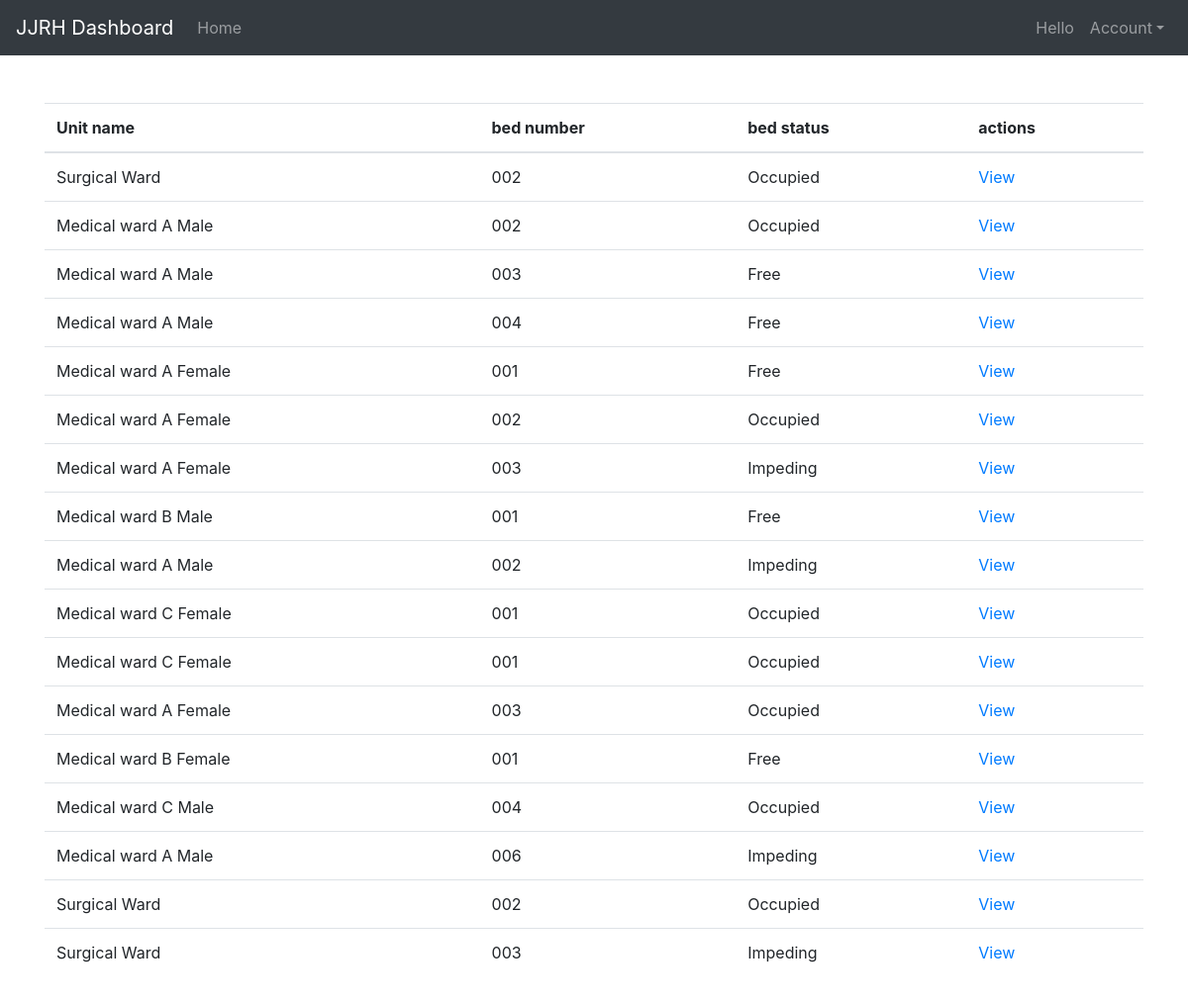
The app's page / (signed in) with its own data.
### jjrh_bed/models.py (models this page shows, shortened)
class Bed(models.Model):
	unitname = models.ForeignKey(UnitName,on_delete=models.CASCADE,related_name='unitname')
	bed_number = models.CharField(max_length=56)
	status = models.CharField(
			max_length=34,
			choices=BED_STATUS_CHOICES,
			default='Free',
		)

class UnitName(models.Model):
	Date = models.DateField()
	unit_name = models.CharField(max_length=225)
	def __str__(self):
		return self.unit_name

### jjrh_bed/views.py (the view)
# urls.py: path('',bed_list_view,name='beds'),
def bed_list_view(request):
	beds = Bed.objects.all()
	context = {
		'beds':beds,
	}
	return render(request,'jjrh_bed/bed_list_view.html',context)

### jjrh_bed/templates/jjrh_bed/bed_list_view.html
{%extends 'base.html'%}
{%block content%}
<div class="container">
	<div class="table-responsive-lg">
  <table class="table">
   	<thead>
    <tr>
      <th scope="col">Unit name</th>
      <th scope="col">bed number</th>
      <th scope="col">bed status</th>
      <th scope="col">actions</th>
    </tr>
  </thead>
  <tbody>
    {%for bed in beds%}
    <tr>
      <td> {{bed.unitname}}</td>
      <td> {{bed.bed_number}}</td>
      <td> {{bed.status}}</td>
      <td>
      <a href="{% url 'jjrh_bed:detail' bed.id %}">View</a>
      </td>
    </tr>
{%endfor%}
  </tbody>
  </table>
</div>
</div>
{%endblock%}

### records on screen
Bed: unitname "Surgical Ward", bed_number "002", status "Occupied"
Bed: unitname "Medical ward A Male", bed_number "002", status "Occupied"
Bed: unitname "Medical ward A Male", bed_number "003", status "Free"
Bed: unitname "Medical ward A Male", bed_number "004", status "Free"
Bed: unitname "Medical ward A Female", bed_number "001", status "Free"
Bed: unitname "Medical ward A Female", bed_number "002", status "Occupied"
Bed: unitname "Medical ward A Female", bed_number "003", status "Impeding"
Bed: unitname "Medical ward B Male", bed_number "001", status "Free"
Bed: unitname "Medical ward A Male", bed_number "002", status "Impeding"
Bed: unitname "Medical ward C Female", bed_number "001", status "Occupied"
Bed: unitname "Medical ward C Female", bed_number "001", status "Occupied"
Bed: unitname "Medical ward A Female", bed_number "003", status "Occupied"
Bed: unitname "Medical ward B Female", bed_number "001", status "Free"
Bed: unitname "Medical ward C Male", bed_number "004", status "Occupied"
Bed: unitname "Medical ward A Male", bed_number "006", status "Impeding"
Bed: unitname "Surgical Ward", bed_number "002", status "Occupied"
Bed: unitname "Surgical Ward", bed_number "003", status "Impeding"
